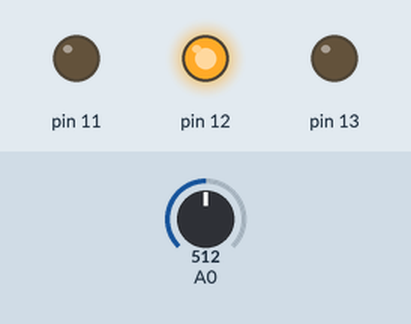
Simulated run of this sketch. Board: Arduino Uno, built with avr-gcc and run on an emulated ATmega328P. Shown: output pins drawn as LEDs (lit = HIGH). The inputs (shaded band) are chosen by the test bench; at power-on: A0 = 512.

Above: at 1.2 s.
1.3 s: A0 set to 355
2.8 s: A0 set to 324
At 4.0 s:
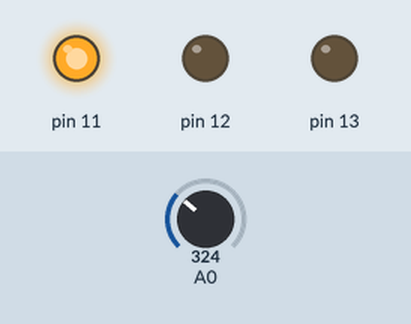
4.3 s: A0 set to 0
At 5.3 s:
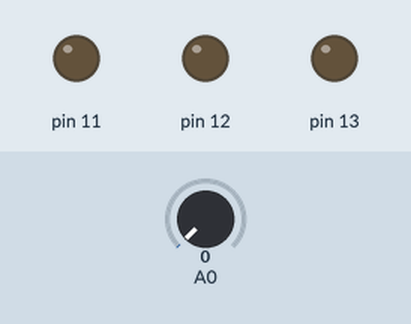
5.8 s: A0 set to 692
At 6.5 s:
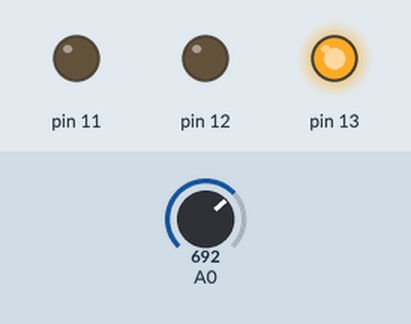
7.3 s: A0 set to 1006
8.8 s: A0 set to 1023
At 10.0 s:
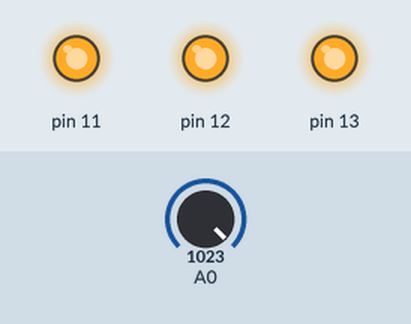
Timing chart, 0 to 11.3 s (numbered marks = the images above; inputs shaded):
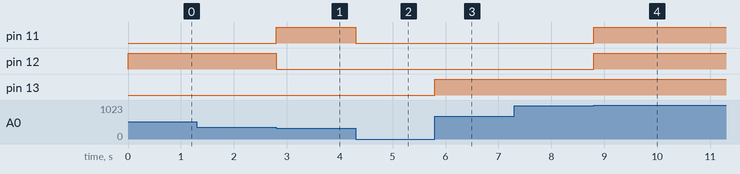

Measured:
- the behaviour switches between 341 and 340 on A0 (found by bisection; images 0 and 1)
- the behaviour switches between 1022 and 1023 on A0 (found by bisection; images 3 and 4)
- after the input at 1.3 s, every drawn part: stays the same
- after the input at 2.8 s, pin 11: LOW → HIGH at once; pin 12: HIGH → LOW at once
- after the input at 4.3 s, pin 11: HIGH → LOW at once
- after the input at 5.8 s, pin 13: LOW → HIGH at once
- after the input at 7.3 s, every drawn part: stays the same
- after the input at 8.8 s, pin 11, pin 12: LOW → HIGH at once

The sketch:

traffic_lights_with_potentiometer.ino
```cpp
#define FOR(i,a,b) for (int i = (a); i < (b); ++i)
#define F0R(i,a) FOR(i,0,a)
#define dw digitalWrite

void setup() {
  // put your setup code here, to run once:
  FOR(i,11,14) pinMode(i,OUTPUT);
  Serial.begin(9600);
}

void loop() {
  // put your main code here, to run repeatedly:
  // Description : Hmm... Hình như là cái này https://github.com/tachithanhdanh/Arduino/blob/main/Images/20210313_100930.jpg
  // Sơ đồ mạch : https://github.com/tachithanhdanh/Arduino/blob/main/Images/20210313_100118.jpg
  // And this : https://github.com/tachithanhdanh/Arduino/blob/main/Images/20210313_100146.jpg
  int val = analogRead(A0);
  if (!val) {
    FOR(i,11,14) dw(i,0);
  }
  else if (val < 341) {
    dw(11,1); dw(12,0); dw(13,0);
  }
  else if (val < 682) {
    dw(11,0); dw(12,1); dw(13,0);
  }
  else if (val < 1023) {
    dw(11,0); dw(12,0); dw(13,1);
  }
  else {
    FOR(i,11,14) dw(i,1);
  }
  //delay(100);
}
```
